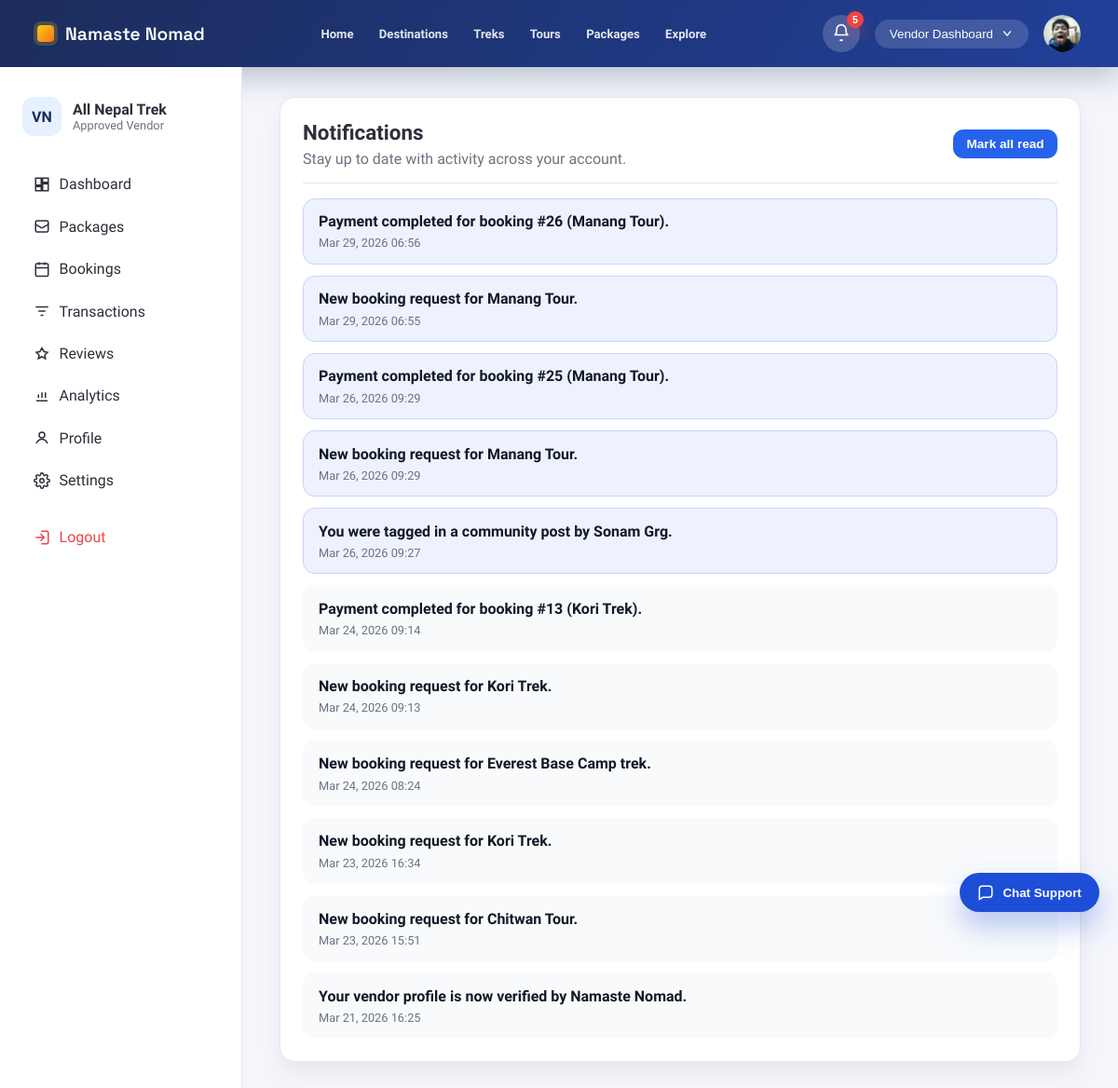
Before: /accounts/notifications/ (signed in) with the older database file.
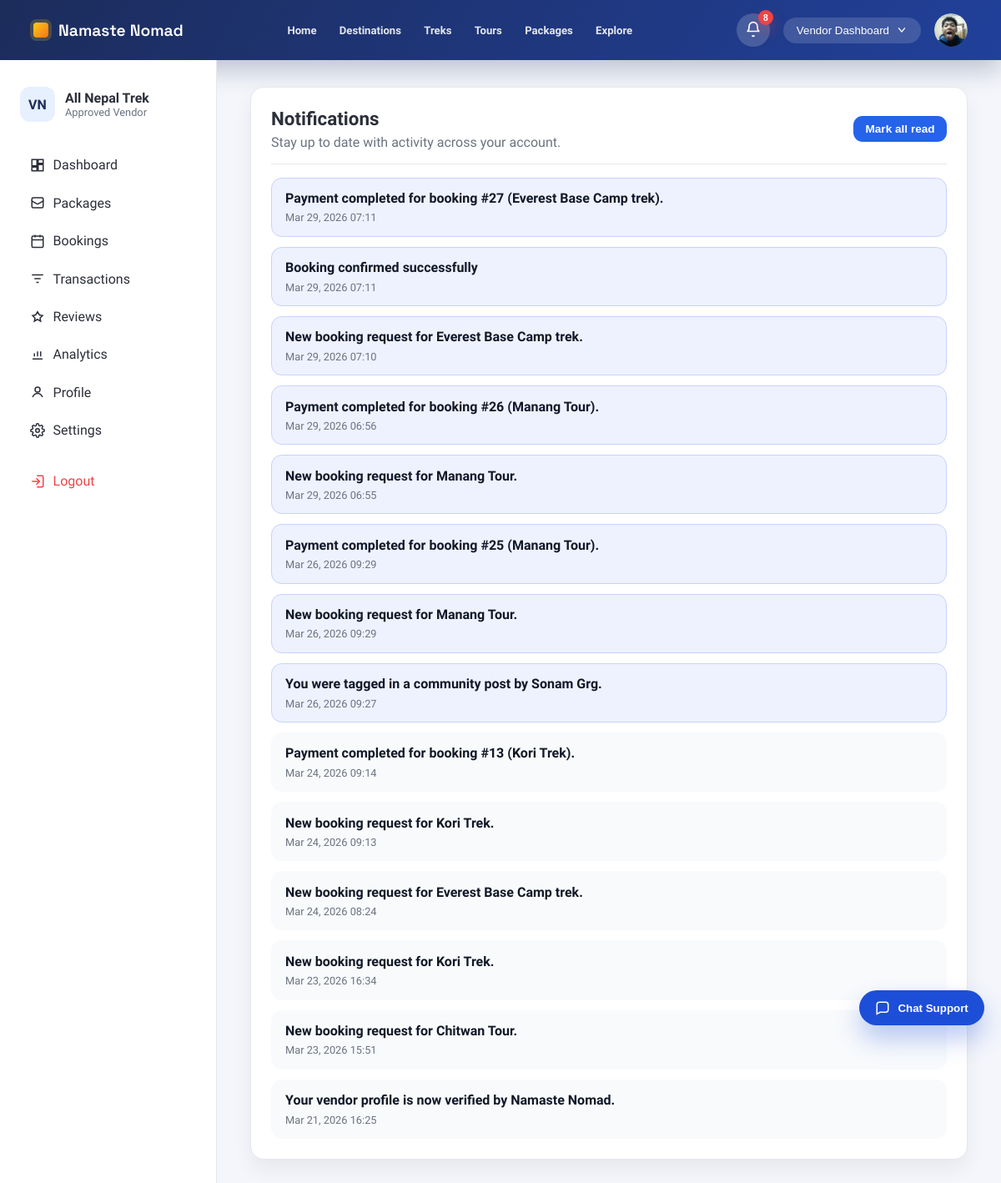
After: the same page with the newer database file.
### accounts/models.py (models this page shows, shortened)
class Notification(models.Model):
    TYPE_BOOKING = 'booking'
    TYPE_COMMUNITY_POST = 'community_post'
    TYPE_LIKE = 'like'
    TYPE_COMMENT = 'comment'
    TYPE_VENDOR_APPROVAL = 'vendor_approval'
    TYPE_ADMIN_MESSAGE = 'admin_message'
    TYPE_PACKAGE_APPROVED = 'package_approved'
    TYPE_SUPPORT_MESSAGE = 'support_message'
    TYPE_PACKAGE_SUBMISSION = 'package_submission'
    TYPE_USER_REGISTRATION = 'user_registration'
    TYPE_CHOICES = (
        (TYPE_BOOKING, 'Booking'),
        (TYPE_COMMUNITY_POST, 'Community Post'),
        (TYPE_LIKE, 'Like'),
        (TYPE_COMMENT, 'Comment'),
        (TYPE_VENDOR_APPROVAL, 'Vendor Approval'),
        (TYPE_ADMIN_MESSAGE, 'Admin Message'),
        (TYPE_PACKAGE_APPROVED, 'Package Approved'),
        (TYPE_SUPPORT_MESSAGE, 'Support Message'),
        (TYPE_PACKAGE_SUBMISSION, 'Package Submission'),
        (TYPE_USER_REGISTRATION, 'User Registration'),
    )
    user = models.ForeignKey(
        settings.AUTH_USER_MODEL,
        on_delete=models.CASCADE,
        related_name='notifications',
    )
    message = models.TextField()
    type = models.CharField(max_length=40, choices=TYPE_CHOICES)
    related_object_id = models.PositiveIntegerField(null=True, blank=True)
    is_read = models.BooleanField(default=False)
    created_at = models.DateTimeField(auto_now_add=True)
    class Meta:
        ordering = ('-created_at',)

### accounts/views.py (the view, shortened to what this page needs)
# urls.py: path('notifications/', views.notifications_list, name='notifications_list'),
@never_cache
@login_required(login_url='account_login_choice')
def notifications_list(request):
    notifications = Notification.objects.filter(user=request.user).order_by('-created_at')[:50]
    unread_count = Notification.objects.filter(user=request.user, is_read=False).count()
    for notification in notifications:
        notification.link = notification_link(notification)
    base_template = (
        'accounts/vendor_base.html'
        if request.user.user_type == 'vendor'
        else 'accounts/traveler_base.html'
    )
    context = {
        'base_template': base_template,
        'notifications': notifications,
        'unread_count': unread_count,
        'active_page': 'notifications',
    }
    if request.user.user_type == 'vendor':
        context['vendor_profile'] = _get_vendor_profile(request.user)
    else:
        traveler_profile = _get_traveler_profile(request.user)
        if traveler_profile is None:
            traveler_profile = TravelerProfile.objects.create(user=request.user)
        context['traveler_profile'] = traveler_profile
    return render(request, 'accounts/notifications.html', context)

### accounts/context_processors.py (called while the page is built)
def _safe_related(instance, relation_name):
    try:
        return getattr(instance, relation_name)
    except ObjectDoesNotExist:
        return None

def _display_name(user):
    full_name = user.get_full_name().strip()
    return full_name or user.username or user.email or 'Account'

def _avatar_url(user, user_type):
    if user_type == 'traveler':
        profile = _safe_related(user, 'traveler_profile')
        if profile and profile.avatar:
            return profile.avatar.url
    elif user_type == 'vendor':
        profile = _safe_related(user, 'vendor_profile')
        if profile and profile.logo:
            return profile.logo.url
    elif user_type == 'admin':
        profile = _safe_related(user, 'admin_profile')
        if profile and profile.avatar:
            return profile.avatar.url
    return ''

def _dashboard_url(user_type):
    if user_type == 'traveler':
        return reverse('traveler_home')
    if user_type == 'vendor':
        return reverse('vendor_dashboard')
    if user_type == 'admin':
        return reverse('admin_dashboard')
    return reverse('home')

### accounts/templates/accounts/notifications.html (shortened to what this page needs)
{% extends base_template %}
{% load static %}
{% block extra_css %}
    <link rel="stylesheet" href="{% static 'css/notifications_page.css' %}?v=20260313a">
{% endblock %}
{% block content %}
    {% include "accounts/includes/notifications_list.html" %}
{% endblock %}

### accounts/templates/accounts/includes/notifications_list.html (shortened to what this page needs)
<section class="notifications-page">
    <div class="notifications-page__header">
        <div>
            <h1>Notifications</h1>
            <p>Stay up to date with activity across your account.</p>
        </div>
        <form method="post" action="{% url 'notifications_mark_read' %}" class="notifications-page__actions">
            <button type="submit" class="notifications-page__button">Mark all read</button>
        </form>
    </div>
    <div class="notifications-page__list">
        {% if notifications %}
            {% for notification in notifications %}
                <a class="notifications-page__item{% if not notification.is_read %} unread{% endif %}" href="{{ notification.link }}">
                    <div class="notifications-page__message">{{ notification.message }}</div>
                    <div class="notifications-page__meta">{{ notification.created_at|date:"M d, Y H:i" }}</div>
                </a>
            {% endfor %}
        {% else %}
            <div class="notifications-page__empty">No notifications yet.</div>
        {% endif %}
    </div>
</section>

Changed rows visible on the page:
added Notification: message "Payment completed for booking #27 (Everest Base Camp trek).", created_at "Mar 29, 2026 07:11"
added Notification: message "Booking confirmed successfully", created_at "Mar 29, 2026 07:11"
added Notification: message "New booking request for Everest Base Camp trek.", created_at "Mar 29, 2026 07:10"
Other visible differences:
{{ notifications_unread_count|default:0 }}: "5" → "8"
